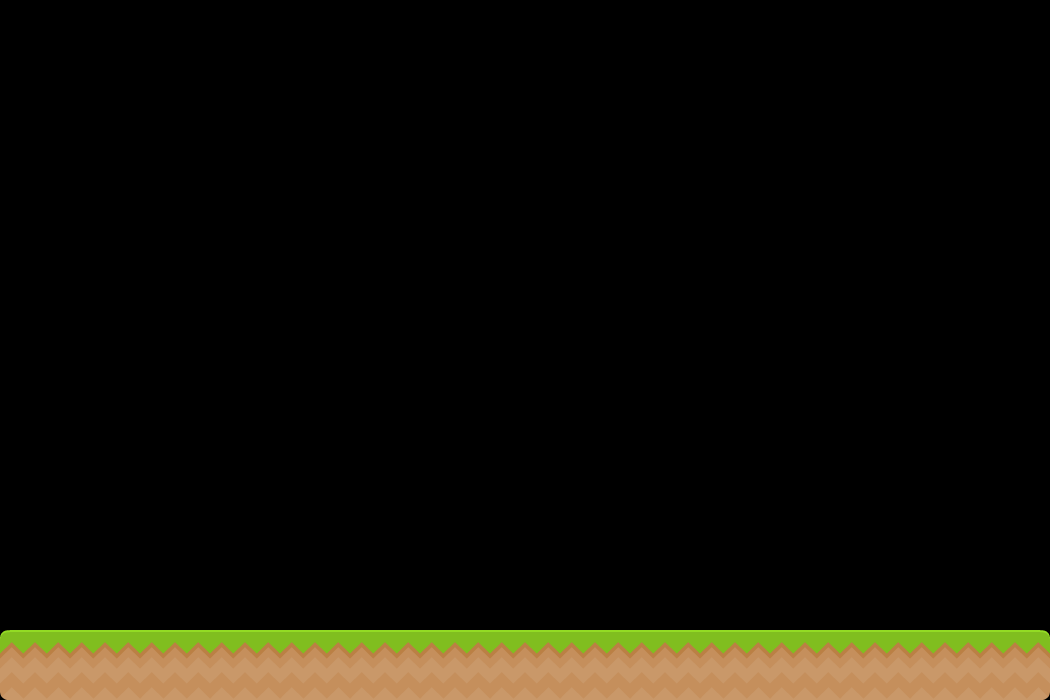

Rendered tile map (Tiled .tmx) drawn with the repository's tilesets; below, a short description and the full map source, tile grids included:
An orthogonal 15x10 tile map with 70x70 px tiles, 1 tile layer (Tile Layer 1) and 12 objects (platform, exitSign, doorBot, doorTop, exitTrigger, ...).

<map version="1.2" tiledversion="1.2.3" orientation="orthogonal" renderorder="right-down" width="15" height="10" tilewidth="70" tileheight="70" infinite="0" nextlayerid="3" nextobjectid="22">
 <properties>
  <property name="star1time" type="float" value="7" />
 </properties>
 <tileset firstgid="1" name="tiles_spritesheet" tilewidth="70" tileheight="70" spacing="2" tilecount="156" columns="12">
  <image source="tiles_spritesheet.png" width="914" height="936" />
 </tileset>
 <layer id="1" name="Tile Layer 1" width="15" height="10">
  <data encoding="csv">
0,0,0,0,0,0,0,0,0,0,0,0,0,0,0,
0,0,0,0,0,0,0,0,0,0,0,0,0,0,0,
0,0,0,0,0,0,0,0,0,0,0,0,0,0,0,
0,0,0,0,0,0,0,0,0,0,0,0,0,0,0,
0,0,0,0,0,0,0,0,0,0,0,0,0,0,0,
0,0,0,0,0,0,0,0,0,0,0,0,0,0,0,
0,0,0,0,0,0,0,0,0,0,0,0,0,0,0,
0,0,0,0,0,0,0,0,0,0,0,0,0,0,0,
0,0,0,0,0,0,0,0,0,0,0,0,0,0,0,
116,104,104,104,104,104,104,104,104,104,104,104,104,104,92
</data>
 </layer>
 <objectgroup id="2" name="Object Layer 1">
  <object id="1" type="platform" x="0" y="630" width="1050" />
  <object id="18" type="exitSign" gid="65" x="910" y="630" width="70" height="70" />
  <object id="19" type="doorBot" gid="58" x="980" y="630" width="70" height="70" />
  <object id="20" type="doorTop" gid="46" x="980" y="560" width="70" height="70" />
  <object id="21" type="exitTrigger" x="0" y="0" width="1280" height="780" />
    <object id="25" type="enemyC" x="200" y="530" width="16" height="21" />
    <object id="25" type="enemyD" x="300" y="530" width="16" height="21" />
    <object id="25" type="enemyE" x="400" y="530" width="16" height="21" />
    <object id="25" type="enemyF" x="500" y="530" width="16" height="21" />
    <object id="25" type="enemyG" x="600" y="530" width="16" height="21" />
    <object id="25" type="enemyA" x="700" y="530" width="16" height="21" />
    <object id="25" type="enemyB" x="800" y="530" width="16" height="21" />
 </objectgroup>
</map>
